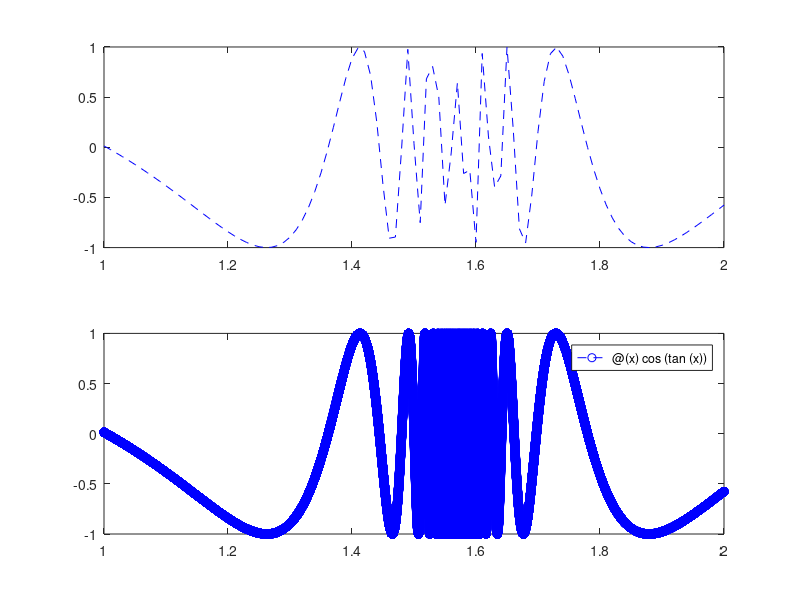

The MATLAB script that drew this image:
x = [1:0.01:2];
y=cos(tan(x));
subplot(2,1,1);
plot(x,y,'b--');
f =@(x) cos(tan(x));
subplot(2,1,2);
fplot(f,[1,2],'b--o')
